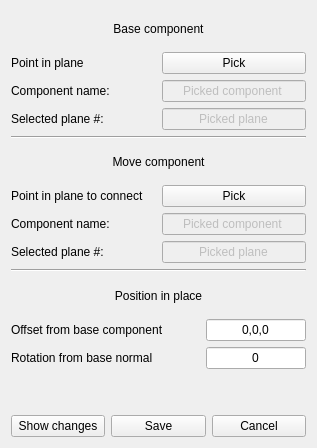
<?xml version="1.0" encoding="UTF-8"?>
<ui version="4.0">
 <class>Form</class>
 <widget class="QWidget" name="Form">
  <property name="geometry">
   <rect>
    <x>0</x>
    <y>0</y>
    <width>317</width>
    <height>448</height>
   </rect>
  </property>
  <property name="sizePolicy">
   <sizepolicy hsizetype="Fixed" vsizetype="Fixed">
    <horstretch>0</horstretch>
    <verstretch>0</verstretch>
   </sizepolicy>
  </property>
  <property name="minimumSize">
   <size>
    <width>317</width>
    <height>448</height>
   </size>
  </property>
  <property name="maximumSize">
   <size>
    <width>317</width>
    <height>448</height>
   </size>
  </property>
  <property name="windowTitle">
   <string>Constrain component</string>
  </property>
  <layout class="QVBoxLayout" name="verticalLayout">
   <item>
    <widget class="QLabel" name="lbl_base">
     <property name="text">
      <string>Base component</string>
     </property>
     <property name="alignment">
      <set>Qt::AlignCenter</set>
     </property>
    </widget>
   </item>
   <item>
    <layout class="QHBoxLayout" name="lay_basepick">
     <item>
      <widget class="QLabel" name="lbl_basepick">
       <property name="sizePolicy">
        <sizepolicy hsizetype="Minimum" vsizetype="Preferred">
         <horstretch>0</horstretch>
         <verstretch>0</verstretch>
        </sizepolicy>
       </property>
       <property name="text">
        <string>Point in plane</string>
       </property>
      </widget>
     </item>
     <item>
      <widget class="QPushButton" name="btn_basepick">
       <property name="maximumSize">
        <size>
         <width>100000</width>
         <height>16777215</height>
        </size>
       </property>
       <property name="text">
        <string>Pick</string>
       </property>
      </widget>
     </item>
    </layout>
   </item>
   <item>
    <layout class="QHBoxLayout" name="lay_basecomp">
     <item>
      <widget class="QLabel" name="lbl_basecomp">
       <property name="text">
        <string>Component name:</string>
       </property>
      </widget>
     </item>
     <item>
      <widget class="QLineEdit" name="ln_basecomp">
       <property name="enabled">
        <bool>false</bool>
       </property>
       <property name="sizePolicy">
        <sizepolicy hsizetype="Minimum" vsizetype="Fixed">
         <horstretch>0</horstretch>
         <verstretch>0</verstretch>
        </sizepolicy>
       </property>
       <property name="text">
        <string>Picked component</string>
       </property>
       <property name="alignment">
        <set>Qt::AlignCenter</set>
       </property>
      </widget>
     </item>
    </layout>
   </item>
   <item>
    <layout class="QHBoxLayout" name="lay_baseplane">
     <item>
      <widget class="QLabel" name="lbl_baseplane">
       <property name="text">
        <string>Selected plane #:</string>
       </property>
      </widget>
     </item>
     <item>
      <widget class="QLineEdit" name="ln_baseplane">
       <property name="enabled">
        <bool>false</bool>
       </property>
       <property name="sizePolicy">
        <sizepolicy hsizetype="Minimum" vsizetype="Fixed">
         <horstretch>0</horstretch>
         <verstretch>0</verstretch>
        </sizepolicy>
       </property>
       <property name="text">
        <string>Picked plane</string>
       </property>
       <property name="alignment">
        <set>Qt::AlignCenter</set>
       </property>
      </widget>
     </item>
    </layout>
   </item>
   <item>
    <widget class="Line" name="line">
     <property name="orientation">
      <enum>Qt::Horizontal</enum>
     </property>
    </widget>
   </item>
   <item>
    <widget class="QLabel" name="lbl_move">
     <property name="text">
      <string>Move component</string>
     </property>
     <property name="alignment">
      <set>Qt::AlignCenter</set>
     </property>
    </widget>
   </item>
   <item>
    <layout class="QHBoxLayout" name="lay_movepick">
     <item>
      <widget class="QLabel" name="lbl_movepick">
       <property name="text">
        <string>Point in plane to connect</string>
       </property>
      </widget>
     </item>
     <item>
      <widget class="QPushButton" name="btn_movepick">
       <property name="text">
        <string>Pick</string>
       </property>
      </widget>
     </item>
    </layout>
   </item>
   <item>
    <layout class="QHBoxLayout" name="lay_movecomp">
     <item>
      <widget class="QLabel" name="lbl_movecomp">
       <property name="text">
        <string>Component name:</string>
       </property>
      </widget>
     </item>
     <item>
      <widget class="QLineEdit" name="ln_movecomp">
       <property name="enabled">
        <bool>false</bool>
       </property>
       <property name="sizePolicy">
        <sizepolicy hsizetype="Minimum" vsizetype="Fixed">
         <horstretch>0</horstretch>
         <verstretch>0</verstretch>
        </sizepolicy>
       </property>
       <property name="text">
        <string>Picked component</string>
       </property>
       <property name="alignment">
        <set>Qt::AlignCenter</set>
       </property>
      </widget>
     </item>
    </layout>
   </item>
   <item>
    <layout class="QHBoxLayout" name="lay_moveplane">
     <item>
      <widget class="QLabel" name="lbl_moveplane">
       <property name="text">
        <string>Selected plane #:</string>
       </property>
      </widget>
     </item>
     <item>
      <widget class="QLineEdit" name="ln_moveplane">
       <property name="enabled">
        <bool>false</bool>
       </property>
       <property name="sizePolicy">
        <sizepolicy hsizetype="Minimum" vsizetype="Fixed">
         <horstretch>0</horstretch>
         <verstretch>0</verstretch>
        </sizepolicy>
       </property>
       <property name="text">
        <string>Picked plane</string>
       </property>
       <property name="alignment">
        <set>Qt::AlignCenter</set>
       </property>
      </widget>
     </item>
    </layout>
   </item>
   <item>
    <widget class="Line" name="line_2">
     <property name="orientation">
      <enum>Qt::Horizontal</enum>
     </property>
    </widget>
   </item>
   <item>
    <widget class="QLabel" name="lbl_position">
     <property name="text">
      <string>Position in place</string>
     </property>
     <property name="alignment">
      <set>Qt::AlignCenter</set>
     </property>
    </widget>
   </item>
   <item>
    <layout class="QHBoxLayout" name="lay_offset">
     <item>
      <widget class="QLabel" name="lbl_offset">
       <property name="text">
        <string>Offset from base component</string>
       </property>
      </widget>
     </item>
     <item>
      <widget class="QLineEdit" name="ln_offset">
       <property name="sizePolicy">
        <sizepolicy hsizetype="Minimum" vsizetype="Fixed">
         <horstretch>0</horstretch>
         <verstretch>0</verstretch>
        </sizepolicy>
       </property>
       <property name="maximumSize">
        <size>
         <width>100</width>
         <height>16777215</height>
        </size>
       </property>
       <property name="text">
        <string>0,0,0</string>
       </property>
       <property name="alignment">
        <set>Qt::AlignCenter</set>
       </property>
      </widget>
     </item>
    </layout>
   </item>
   <item>
    <layout class="QHBoxLayout" name="lay_angle">
     <item>
      <widget class="QLabel" name="lbl_angle">
       <property name="text">
        <string>Rotation from base normal</string>
       </property>
      </widget>
     </item>
     <item>
      <widget class="QLineEdit" name="ln_angle">
       <property name="sizePolicy">
        <sizepolicy hsizetype="Minimum" vsizetype="Fixed">
         <horstretch>0</horstretch>
         <verstretch>0</verstretch>
        </sizepolicy>
       </property>
       <property name="maximumSize">
        <size>
         <width>100</width>
         <height>16777215</height>
        </size>
       </property>
       <property name="text">
        <string>0</string>
       </property>
       <property name="alignment">
        <set>Qt::AlignCenter</set>
       </property>
      </widget>
     </item>
    </layout>
   </item>
   <item>
    <spacer name="verticalSpacer">
     <property name="orientation">
      <enum>Qt::Vertical</enum>
     </property>
     <property name="sizeType">
      <enum>QSizePolicy::Fixed</enum>
     </property>
     <property name="sizeHint" stdset="0">
      <size>
       <width>20</width>
       <height>40</height>
      </size>
     </property>
    </spacer>
   </item>
   <item>
    <layout class="QHBoxLayout" name="lay_btns">
     <item>
      <widget class="QPushButton" name="btn_btnsshow">
       <property name="text">
        <string>Show changes</string>
       </property>
      </widget>
     </item>
     <item>
      <widget class="QPushButton" name="btn_btnssave">
       <property name="text">
        <string>Save</string>
       </property>
      </widget>
     </item>
     <item>
      <widget class="QPushButton" name="btn_btnscancel">
       <property name="text">
        <string>Cancel</string>
       </property>
      </widget>
     </item>
    </layout>
   </item>
  </layout>
 </widget>
 <resources/>
 <connections/>
</ui>
